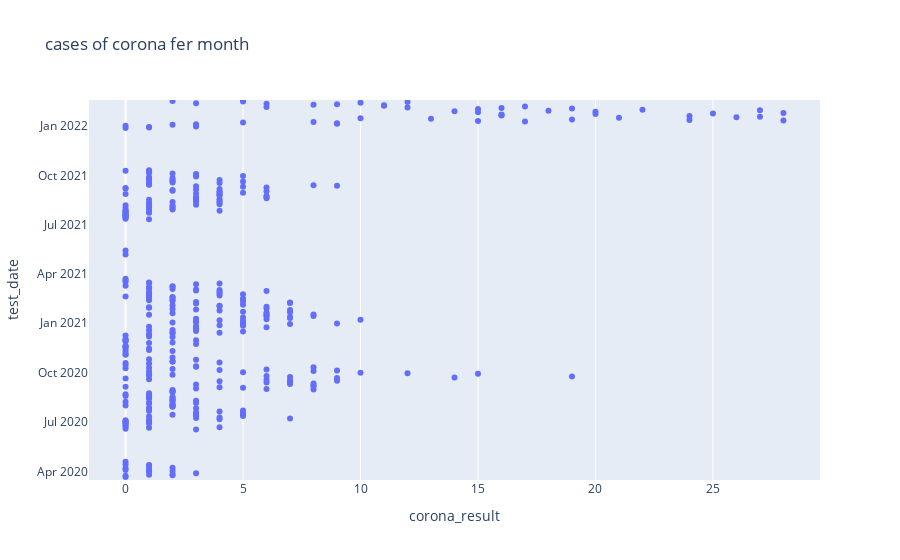

The notebook cell this image was saved under:
### Code cell
import plotly.express as px
fig = px.box(df_sum,y=df_sum.index, x="corona_result", points="all", title = "cases of corona fer month")
fig.show()

### Figure 1 — Plotly figure (JSON) as saved in the notebook; plotly's stock layout.template omitted (floating-point values rounded to 4 significant figures; data arrays with more than 128 entries replaced by an {"elided": "..."} marker saying what was removed)
{"data": [{"alignmentgroup": "True", "boxpoints": "all", "hovertemplate": "corona_result=%{x}<br>test_date=%{y}<extra></extra>", "legendgroup": "", "marker": {"color": "#636efa"}, "name": "", "notched": false, "offsetgroup": "", "orientation": "h", "showlegend": false, "type": "box", "x": {"elided": "382 int values"}, "x0": " ", "xaxis": "x", "y": {"elided": "382 str values"}, "y0": " ", "yaxis": "y"}], "layout": {"boxmode": "group", "legend": {"tracegroupgap": 0}, "title": {"text": "cases of corona fer month"}, "xaxis": {"anchor": "y", "domain": [0, 1], "title": {"text": "corona_result"}}, "yaxis": {"anchor": "x", "domain": [0, 1], "title": {"text": "test_date"}}}}
